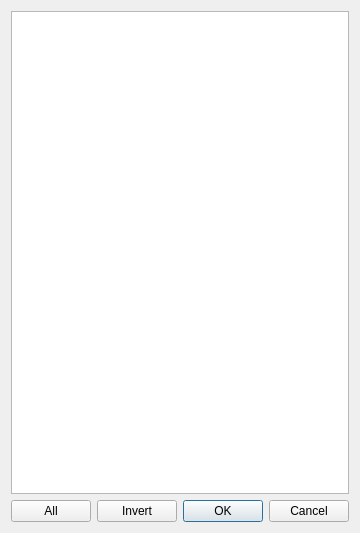
<?xml version="1.0" encoding="UTF-8"?>
<ui version="4.0">
 <class>SelectModelsDialog</class>
 <widget class="QDialog" name="SelectModelsDialog">
  <property name="geometry">
   <rect>
    <x>0</x>
    <y>0</y>
    <width>282</width>
    <height>533</height>
   </rect>
  </property>
  <property name="windowTitle">
   <string>Select Models</string>
  </property>
  <layout class="QVBoxLayout" name="verticalLayout">
   <item>
    <widget class="QListWidget" name="modelsList"/>
   </item>
   <item>
    <layout class="QHBoxLayout" name="horizontalLayout">
     <item>
      <widget class="QPushButton" name="allButton">
       <property name="text">
        <string>All</string>
       </property>
      </widget>
     </item>
     <item>
      <widget class="QPushButton" name="inverButton">
       <property name="text">
        <string>Invert</string>
       </property>
      </widget>
     </item>
     <item>
      <spacer name="horizontalSpacer">
       <property name="orientation">
        <enum>Qt::Horizontal</enum>
       </property>
       <property name="sizeHint" stdset="0">
        <size>
         <width>40</width>
         <height>20</height>
        </size>
       </property>
      </spacer>
     </item>
     <item>
      <widget class="QDialogButtonBox" name="buttonBox">
       <property name="orientation">
        <enum>Qt::Horizontal</enum>
       </property>
       <property name="standardButtons">
        <set>QDialogButtonBox::Cancel|QDialogButtonBox::Ok</set>
       </property>
      </widget>
     </item>
    </layout>
   </item>
  </layout>
 </widget>
 <resources/>
 <connections>
  <connection>
   <sender>buttonBox</sender>
   <signal>accepted()</signal>
   <receiver>SelectModelsDialog</receiver>
   <slot>accept()</slot>
   <hints>
    <hint type="sourcelabel">
     <x>248</x>
     <y>254</y>
    </hint>
    <hint type="destinationlabel">
     <x>157</x>
     <y>274</y>
    </hint>
   </hints>
  </connection>
  <connection>
   <sender>buttonBox</sender>
   <signal>rejected()</signal>
   <receiver>SelectModelsDialog</receiver>
   <slot>reject()</slot>
   <hints>
    <hint type="sourcelabel">
     <x>316</x>
     <y>260</y>
    </hint>
    <hint type="destinationlabel">
     <x>286</x>
     <y>274</y>
    </hint>
   </hints>
  </connection>
 </connections>
</ui>
